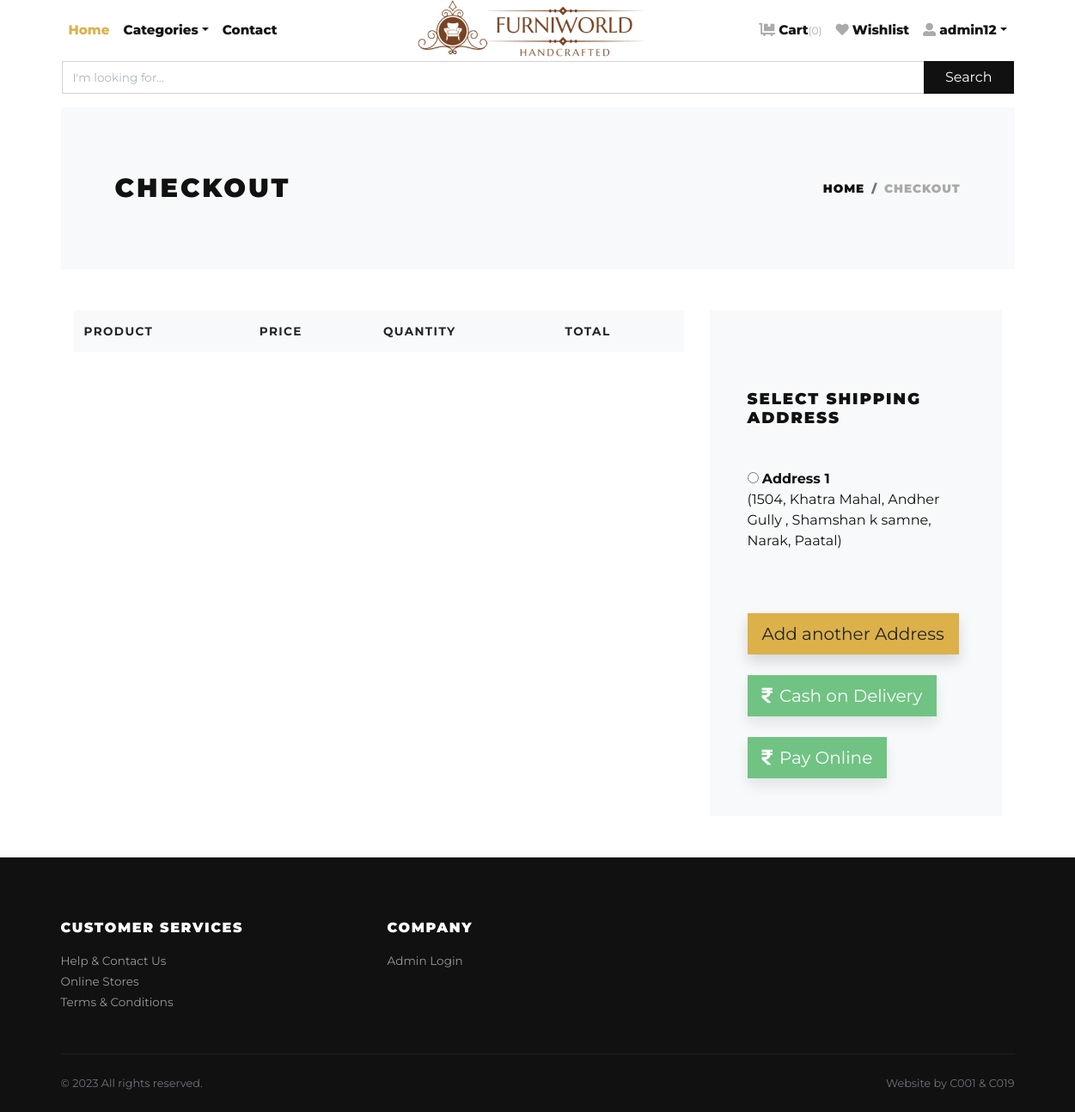
/checkout/ (signed in), run on the app's committed database.
### store/models.py (models this page shows, shortened)
class Address(models.Model):
    user = models.ForeignKey(User, verbose_name="User", on_delete=models.CASCADE)
    flat_no = models.CharField(max_length=150, verbose_name="House No.")
    building_name = models.CharField(max_length=150, verbose_name="Building Name")
    locality = models.CharField(max_length=150, verbose_name="Nearest Location")
    city = models.CharField(max_length=150, verbose_name="City")
    state = models.CharField(max_length=150, verbose_name="State")

### store/views.py (the view)
# urls.py: path('checkout/', views.checkout, name="checkout"),
@login_required
def checkout(request):
    if request.method == 'POST':
        user = request.user
        address_id = request.POST.get('address')
        if address_id:
            address = get_object_or_404(Address, id=address_id)
            cart = Cart.objects.filter(user=user)
            for c in cart:
                Order.objects.create(user=user, address=address, product=c.product, quantity=c.quantity)
                c.delete()
            return render(request, 'store/success.html')
        else:
            messages.error(request, "Please select a valid address.")
            return redirect('store:cart')  # Redirect to the cart page or any other appropriate page
    else:
        user = request.user
        cart_products = Cart.objects.filter(user=user)
        addresses = Address.objects.filter(user=user)
        amount = decimal.Decimal(0)
        for cp in cart_products:
            temp_amount = (cp.quantity * cp.product.price)
            amount += temp_amount
        total_amount = amount
        context = {
            'cart_products': cart_products,
            'amount': amount,
            'total_amount': total_amount,
            'addresses': addresses,
        }
        return render(request, 'store/checkout.html', context)

### store/context_preprocessors.py (called while the page is built)
def store_menu(request):
    categories = Category.objects.filter(is_active=True)
    context = {
        'categories_menu': categories,
    }
    return context

def cart_menu(request):
    if request.user.is_authenticated:
        cart_items= Cart.objects.filter(user=request.user)
        context = {
            'cart_items': cart_items,
        }
    else:
        context = {}
    return context

### templates/store/checkout.html (shortened to what this page needs)
{% extends 'base.html' %}
{% load humanize %}
{% block content %}
<div class="container">
    <section class="py-5 bg-light">
        <div class="container">
            <div class="row px-4 px-lg-5 py-lg-4 align-items-center">
                <div class="col-lg-6">
                    <h1 class="h2 text-uppercase mb-0">Checkout</h1>
                </div>
                <div class="col-lg-6 text-lg-right">
                    <nav aria-label="breadcrumb">
                        <ol class="breadcrumb justify-content-lg-end mb-0 px-0">
                            <li class="breadcrumb-item"><a href="{% url 'store:home' %}">Home</a></li>
                            <li class="breadcrumb-item active" aria-current="page">Checkout</li>
                        </ol>
                    </nav>
                </div>
            </div>
        </div>
    </section>
    <section class="py-5">
        <div class="container">
            <div class="row">
                <div class="col-lg-8 mb-4 mb-lg-0">
                    <div class="table-responsive mb-4">
                        <table class="table">
                            <thead class="bg-light">
                                <tr>
                                    <th class="border-0" scope="col"><strong class="text-small text-uppercase">Product</strong></th>
                                    <th class="border-0" scope="col"><strong class="text-small text-uppercase">Price</strong></th>
                                    <th class="border-0" scope="col"><strong class="text-small text-uppercase">Quantity</strong></th>
                                    <th class="border-0" scope="col"><strong class="text-small text-uppercase">Total</strong></th>
                                </tr>
                            </thead>
                        </table>
                    </div>
                </div>
                <div class="col-lg-4">
                    <div class="card border-0 rounded-0 p-lg-4 bg-light">
                        <div class="card-body">
                            <form method="POST" action="{% url 'store:checkout' %}" id="checkoutForm">
                                <h5 class="text-uppercase my-5">Select Shipping Address</h5>
                                {% if addresses %}
                                <ul style="list-style-type: none; padding-left: 0;">
                                    {% for address in addresses %}
                                    <li>
                                        <label>
                                            <input type="radio" id="address{{ forloop.counter }}" name="address" value="{{ address.id }}" onclick="enableCheckout()">
                                            <strong>Address {{ forloop.counter }}</strong><br>
                                            ({{ address.flat_no }}, {{ address.building_name }}, {{ address.locality }}, {{ address.city }}, {{ address.state }})
                                        </label>
                                    </li>
                                    {% endfor %}
                                </ul>
                                {% else %}
                                <p>You have no saved addresses. Please add an address before proceeding.</p>
                                <a href="{% url 'store:add-address' %}" class="btn btn-primary btn-lg shadow">Add Address</a>
                                {% endif %}
                                <br>
                                <br>
                                <a href="{% url 'store:add-address' %}" class="btn btn-primary btn-lg shadow">Add another Address</a>
                                <br>
                                <br>
                                <button type="submit" class="btn btn-success btn-lg shadow" id="cashOnDeliveryButton" disabled><i class="fas fa-rupee-sign mr-2"></i>Cash on Delivery</button>
                                <br>
                              </form>
                              <br>
                              <form action="{% url 'store:create-checkout-session' %}" method="POST">
                                <button type="submit" class="btn btn-success btn-lg shadow" id="payOnlineButton" disabled><i class="fas fa-rupee-sign mr-2"></i>Pay Online</button>
                            </form>
                        </div>
                    </div>
                </div>
            </div>
        </div>
    </section>
</div>
{% endblock %}

### templates/navbar.html (shortened to what this page needs)
{% load static %}
      <header class="header bg-white">
        <div class="container px-0 px-lg-3">
          <nav class="navbar navbar-expand-lg navbar-light py-3 px-lg-0"><a class="navbar-brand" href="{% url 'store:home' %}"><img src="{% static 'img/furniworld-2.png' %}" alt="FurniWorld" style="height: 85px;" class="logo-img"></a>
            <div class="collapse navbar-collapse" id="navbarSupportedContent">
              <ul class="navbar-nav mr-auto">
                <li class="nav-item">
                  <a class="nav-link active" href="{% url 'store:home' %}">Home</a>
                </li>
                <li class="nav-item dropdown"><a class="nav-link dropdown-toggle" id="pagesDropdown" href="#" data-toggle="dropdown" aria-haspopup="true" aria-expanded="false">Categories</a>
                </li>
                <li class="nav-item">
                  <a class="nav-link" href="{% url 'store:query' %}">Contact</a>
                </li>
              </ul>
              <ul class="navbar-nav ml-auto">
                {% if request.user.is_authenticated %}
                <li class="nav-item"><a class="nav-link" href="{% url 'store:cart' %}"> <i class="fas fa-dolly-flatbed mr-1 text-gray"></i>Cart<small class="text-gray">({{cart_items.count}})</small></a></li>
                <li class="nav-item"><a class="nav-link" href="{% url 'store:wishlist' %}"> <i class="far fa fa-heart mr-1 text-gray"></i>Wishlist</a></li>
                  <li class="nav-item dropdown"><a class="nav-link dropdown-toggle" id="pagesDropdown" href="#" data-toggle="dropdown" aria-haspopup="true" aria-expanded="false"><i class="fas fa-user-alt mr-1 text-gray"></i>{{ user }}</a></a>
                </li>
                {% else %}
                  <li class="nav-item"><a class="nav-link" href="{% url 'store:login' %}">Login</a></li>
                  <li class="nav-item"><a class="nav-link" href="{% url 'store:register' %}">Create Account</a></li>
                {% endif %}
              </ul>
            </div>
          </nav>
          <form action="/search">
            <div class="input-group mb-3">
              <input name="q" type="text" class="form-control" placeholder="I'm looking for..." required>
              <div class="input-group-append">
                <button class="btn btn-dark btn-block" type="submit" id="button-addon2">Search</button>
              </div>
            </div>
          </form>
        </div>
      </header>

### Furniworld/static/css/style.default.css (style rules this page uses)
.text-small { font-size: 0.85rem !important; }
.text-gray { color: #aaa !important; }
strong { font-weight: 700; }
.navbar { position: relative; }
@media (min-width: 992px) { .navbar-brand { position: absolute; top: 50%; left: 50%; -webkit-transform: translate(-50%, -50%); transform: translate(-50%, -50%); } }
.text-uppercase { text-transform: uppercase; letter-spacing: 0.1em; }
.navbar { padding: 0.5rem 1rem; }
.navbar-brand { display: inline-block; padding-top: 0.3125rem; padding-bottom: 0.3125rem; margin-right: 1rem; font-size: 1.25rem; }
.navbar-light .navbar-brand { color: #dcb14a; }
.navbar-light .navbar-nav .nav-link { color: rgba(17, 17, 17, 0.99); font-weight: 800; font-size: 0.95rem; transition: all 0.3s; }
.navbar-light .navbar-nav .show > .nav-link, .navbar-light .navbar-nav .active > .nav-link, .navbar-light .navbar-nav .nav-link.show, .navbar-light .navbar-nav .nav-link.active { color: #dcb14a; }
.btn { font-weight: 400; border: 1px solid transparent; font-family: inherit; padding: 0.375rem 1.5rem; font-size: 1rem; line-height: 1.5; border-radius: 0; transition: color 0.15s ease-in-out, background-color 0.15s ease-in-out, border-color 0.15s ease-in-out, box-shadow 0.15s ease-in-out; }
.btn.disabled, .btn:disabled { opacity: 0.65; }
.btn-primary { color: #212529; background-color: #dcb14a; border-color: #dcb14a; }
.btn-success { color: #fff; background-color: #28a745; border-color: #28a745; }
.btn-success.disabled, .btn-success:disabled { color: #fff; background-color: #28a745; border-color: #28a745; }
.btn-dark { color: #fff; background-color: #111111; border-color: #111111; }
.btn-lg { padding: 0.5rem 1rem; font-size: 1.25rem; line-height: 1.5; border-radius: 0; }
body { font-family: "Libre Franklin", sans-serif; font-size: 1rem; font-weight: 400; line-height: 1.5; color: #111111; background-color: #fff; }
a { color: #dcb14a; text-decoration: none; }
h1, h2, h3, h4, h5, h6, .h1, .h2, .h3, .h4, .h5, .h6 { margin-bottom: 0.5rem; font-family: inherit; font-weight: 900; line-height: 1.2; color: inherit; }
h1, .h1 { font-size: 2.2rem; }
h2, .h2 { font-size: 1.9rem; }
h5, .h5 { font-size: 1.15rem; }
small, .small { font-size: 80%; font-weight: 400; }
.bg-light { background-color: #f8f9fa !important; }
.shadow { box-shadow: 0 0.5rem 1rem rgba(17, 17, 17, 0.15) !important; }
.form-control { padding: 0.375rem 0.75rem; font-size: 1rem; line-height: 1.5; color: #495057; background-color: #fff; border: 1px solid #ced4da; border-radius: 0; transition: border-color 0.15s ease-in-out, box-shadow 0.15s ease-in-out; }
.form-control::placeholder { color: #adb5bd; font-size: 0.85rem; font-weight: 400; }
.nav-link { padding: 0.5rem 1rem; }
.card { background-color: #fff; border: 1px solid rgba(17, 17, 17, 0.125); border-radius: 0; }
.card-body { padding: 1.25rem; }
.breadcrumb { background: #f8f9fa; }
.breadcrumb-item { font-size: 0.85rem; text-transform: uppercase; letter-spacing: 0.07em; font-weight: 900; color: #111111; }
.breadcrumb-item a { color: inherit; transition: all 0.3s; }
.breadcrumb-item.active { color: #aaa; }

### Furniworld/static/css/custom.css (style rules this page uses)
body { font-family: 'Montserrat', sans-serif; }
h1,h2,h3,h4,h5,h6 { font-family: 'Montserrat', sans-serif; }

### data on the page
Address: flat_no "1504", building_name "Khatra Mahal", locality "Andher Gully , Shamshan k samne", city "Narak", state "Paatal"

### other printed values
{{ cart_items.count }} "0"
{{ user }} "admin12"
